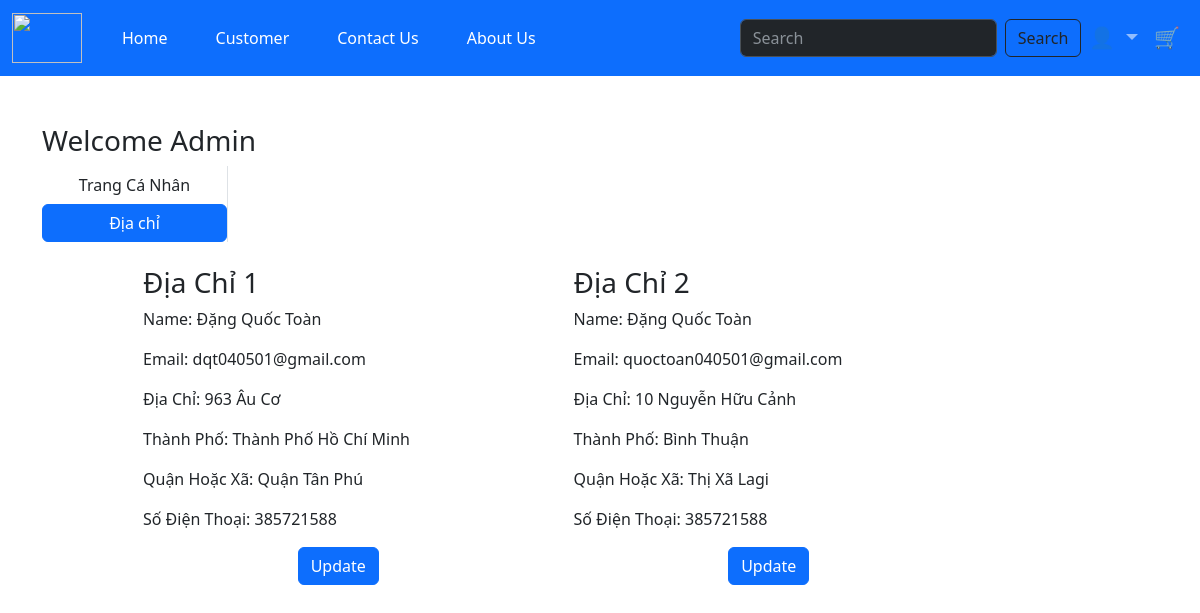
The app's page /address/ (signed in) with its own data.
### app/models.py (models this page shows, shortened)
class Customer(models.Model):
    user = models.ForeignKey(User, on_delete=models.SET_NULL, null=True,blank=False)
    name = models.CharField(max_length=200, null=True)
    email = models.CharField(max_length=200, null=True)
    city = models.CharField(max_length=200, null=True)
    phone = models.IntegerField(default=0)
    state  = models.CharField(max_length=200, null=True)
    address = models.CharField(max_length=200,null=True)

### app/views.py (the view)
# urls.py: path('address/', views.address, name='address'),
def address(request):
    totalitem = 0
    if request.user.is_authenticated:
        totalitem = len(Cart.objects.filter(user=request.user))
    add =  Customer.objects.filter(user=request.user)
    return render(request,'address.html', locals())

### app/templates/address.html
{% extends 'customer.html' %}
{% load static %}
{% block content %}
<div class="container my-5">
    <div class="row">
        <h3>Welcome <span class="text-capitalize">{{request.user}}</span></h3>
    </div>
    <div class="col-sm-2 border-end">
        <ul class="list-unstyled">
            <li class="d-grid"><a href="{% url 'profile' %}" class="btn"> Trang Cá Nhân</a></li>
            <li class="d-grid"><a href="{% url 'address' %}" class="btn btn-primary">Địa chỉ</a></li>
        </ul>
    </div>
    <div class="col-sm-9 offset-sm-1">
        <div class="row">
            {% for ad in add %}
            <div class="col-sm-6">
                <div class="cart m-2">
                    <div class="card-body">
                        <h3>Địa Chỉ {{forloop.counter}}</h3>
                        <p> Name: {{ad.name}}</p>
                        <p> Email: {{ad.email}}</p>
                        <p> Địa Chỉ: {{ad.address}}</p>
                        <p> Thành Phố: {{ad.city}}</p>
                        <p> Quận Hoặc Xã: {{ad.state}}</p>
                        <p> Số Điện Thoại: {{ad.phone}}</p>
                        <p class="text-center">
                        <a href="{% url 'updateaddress' pk=ad.id %}" type="button" class="btn btn-primary">Update</a>
                        </p>
                    </div>
                </div>
            </div>
            {% endfor %}
        </div>
    </div>
    </div>
{% endblock %}

### app/static/app/css/main.css (style rules this page uses)
body { background-color: hsl(0, 0%, 98%); }
h1,h2,h3,h4,h5,h6 { color:hsl(0, 0%, 30%); }
.btn { border-radius: 0; }

### records on screen
Customer: name "Đặng Quốc Toàn", email "dqt040501@gmail.com", address "963 Âu Cơ", city "Thành Phố Hồ Chí Minh", state "Quận Tân Phú", phone "385721588"
Customer: name "Đặng Quốc Toàn", email "quoctoan040501@gmail.com", address "10 Nguyễn Hữu Cảnh", city "Bình Thuận", state "Thị Xã Lagi", phone "385721588"

### other values on screen
{{ request.user }} "Admin"
